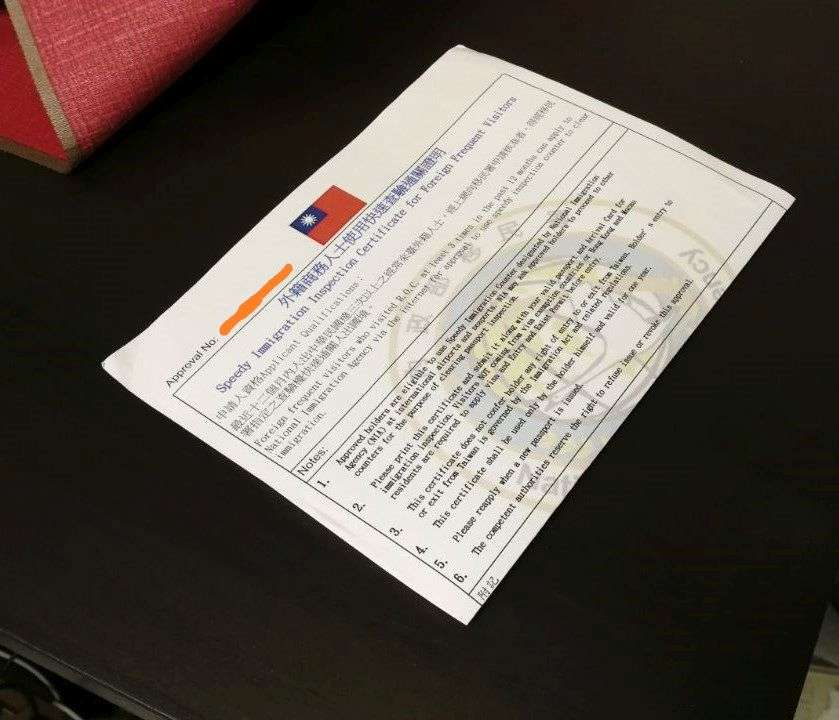
#> input picture 20180116/photo6278147735051937744.jpg, 839 x 720 px
$ jupyter execute 2018-01-16_demo.ipynb   (shell and % lines are left out)   (older library calls are emulated)
#> lines starting #> are read from the running program, lines starting #| are printed output that depends on the picture; after the words box and inside, x2 and y2 are one past the last pixel; in counts of white or black regions, pixels touching at a corner belong together
[cell 1]
import numpy as np
import cv2
import matplotlib.pyplot as plt
from skimage import io, color, filters

FIGSIZE = 8, 7

path = R"./photo6278147735051937744.jpg"
img = io.imread(path)
#> img is the input picture: shape (720, 839, 3); mean R, G, B 95, 86.6, 79.9

[cell 2]
# sobel filter によるエッジ抽出処理
gray = color.rgb2gray(img)
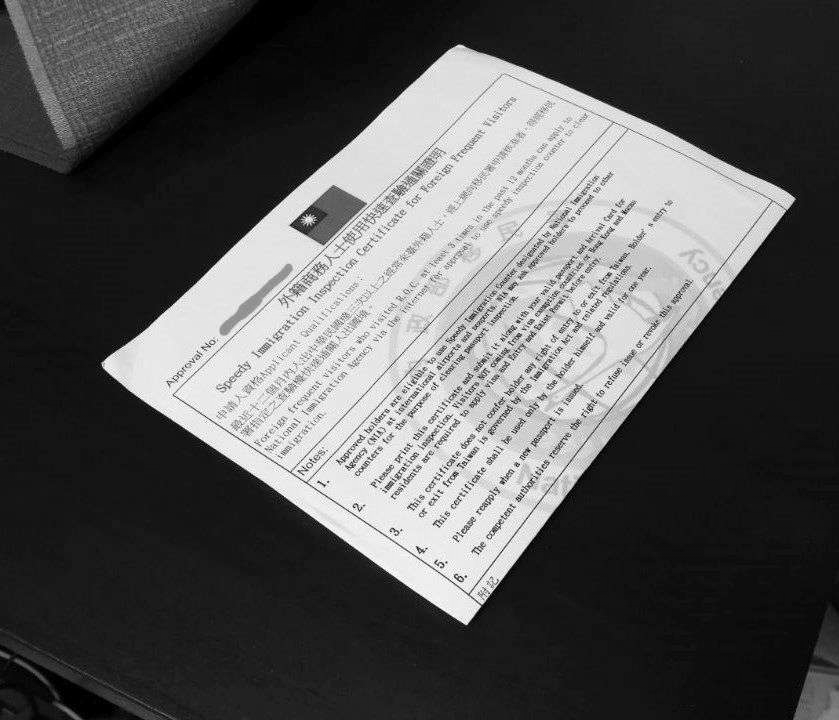
#> gray: shape (720, 839) float64; min 0, max 1, mean 0.345
edge = filters.sobel(gray)
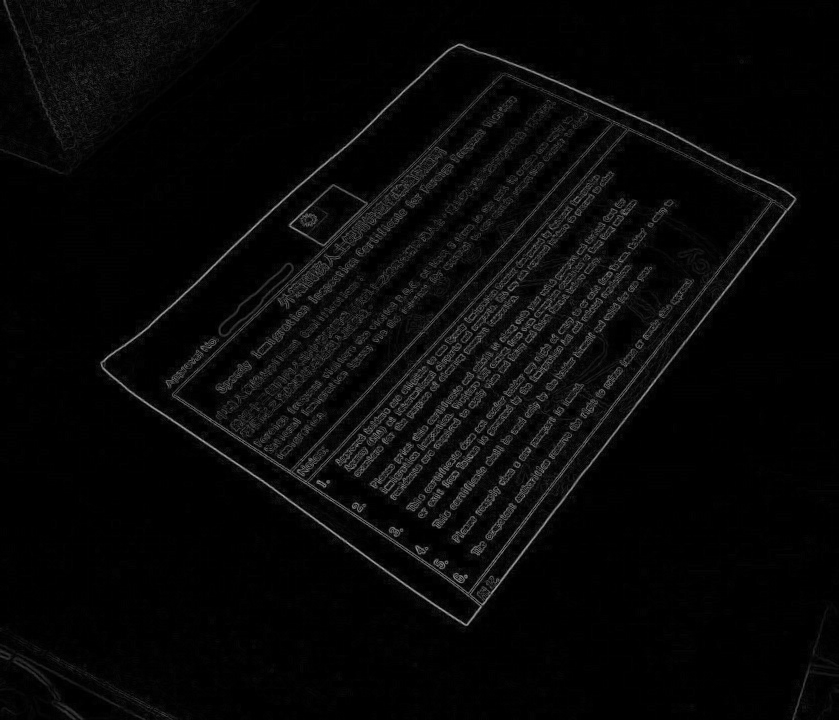
#> edge: shape (720, 839) float64; min 0, max 0.662, mean 0.032
plt.figure(figsize=FIGSIZE)
plt.imshow(edge, cmap=plt.cm.gray_r)

[cell 3]
# 画像の二値化, 輪郭検出で必要
edge_ui8 = (0xFF * edge).astype(np.uint8)
ret, thresh = cv2.threshold(edge_ui8, 0x50, 0xFF, cv2.THRESH_BINARY)
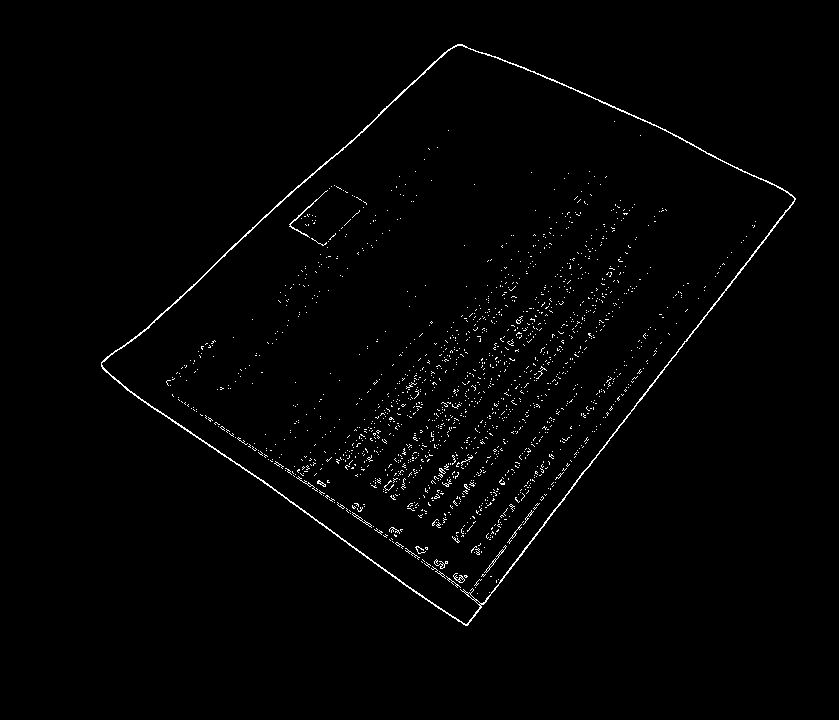
#> thresh: shape (720, 839); 1.3% white in thin lines or dots, all inside (x1, y1, x2, y2) = (101, 44, 796, 626)
plt.figure(figsize=FIGSIZE)
plt.imshow(thresh, cmap=plt.cm.gray_r)

[cell 4]
# 輪郭検出
# 検出対象が画像中央めいっぱいに広がっていると仮定し、面積が最大のものを選択
_image, contours, _hierarchy = cv2.findContours(thresh, cv2.RETR_TREE, cv2.CHAIN_APPROX_SIMPLE)
#> contours = 1769 contours, 1762 with area under 20; largest, box (x1, y1, x2, y2) and area: (101, 44, 796, 626) 206112, (101, 45, 795, 625) 204502, (484, 545, 507, 573) 46, (289, 190, 328, 238) 42, (352, 512, 372, 528) 34, (453, 573, 465, 583) 32, (317, 480, 326, 487) 21
largest_contour = sorted(contours, key=cv2.contourArea)[-1]
#> largest_contour = contour of 796 points, box (x1, y1, x2, y2) (101, 44, 796, 626), area 206112

[cell 5]
# 台形近似
# 参考: http://labs.eecs.tottori-u.ac.jp/sd/Member/oyamada/OpenCV/html/py_tutorials/py_imgproc/py_contours/py_contour_features/py_contour_features.html
eps = 0.1 * cv2.arcLength(largest_contour, True)
#> eps = 193.8
approx = cv2.approxPolyDP(largest_contour, eps, True)
#> approx = [[457, 44], [101, 366], [467, 625], [795, 198]]

# print(len(largest_contour)) # 794
# print(len(approx)) # 4

# 描画
drawn = img.copy()
cv2.drawContours(drawn, [approx], -1, (0,0xFF,0), 3)
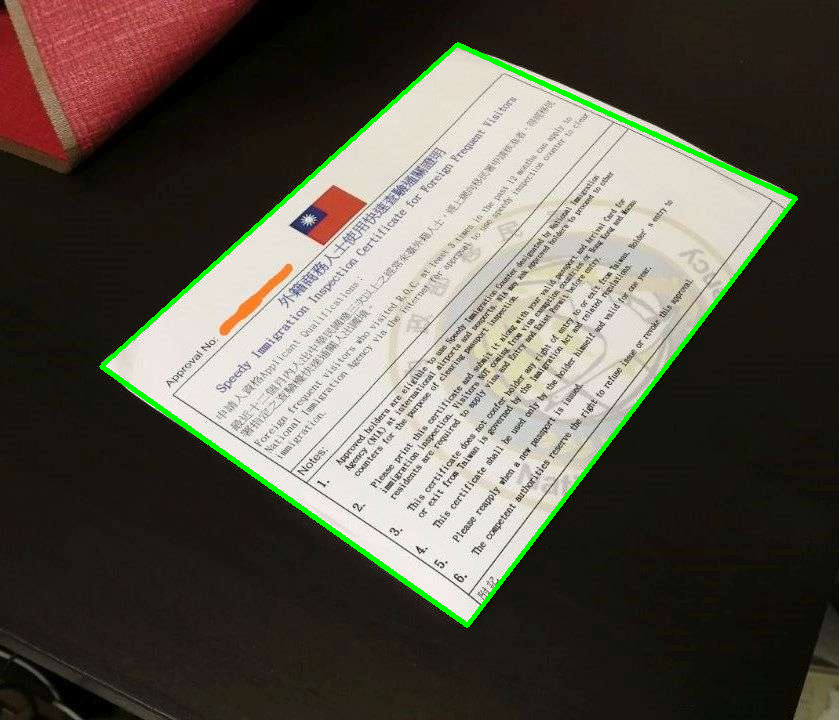
#> drawn: shape (720, 839, 3); 1.44% of pixels changed, all inside (x1, y1, x2, y2) = (99, 42, 798, 628)
plt.figure(figsize=(12, 8))
plt.imshow(drawn, cmap=plt.cm.gray_r)
plt.show()

[cell 6]
approx
#> Out = [[457, 44], [101, 366], [467, 625], [795, 198]]

[cell 7]
width, height = 500, 300

# 画像の変換先の座標点
target = np.float32([
        [width,0],
        [0,0],
        [0,height],
        [width,height]])

approx = approx.reshape(-1, 2).astype(np.float32)

# 元画像の切り出しと変換
M = cv2.getPerspectiveTransform(approx, target)
#> M = [[0.661, -0.934, 275], [0.726, 0.803, -367.3], [7.28e-05, 0.000873, 1]]
dst = cv2.warpPerspective(img, M, (width,height))
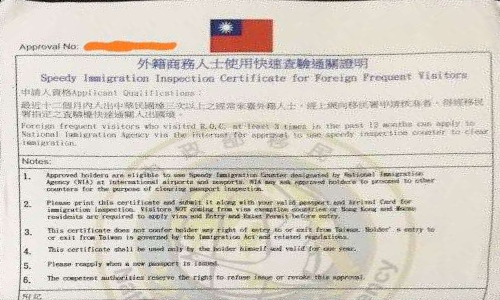
#> dst: shape (300, 500, 3); mean R, G, B 214.9, 208.1, 198.8

plt.figure(figsize=(12, 8))
plt.imshow(dst, cmap=plt.cm.gray_r)
plt.show()
